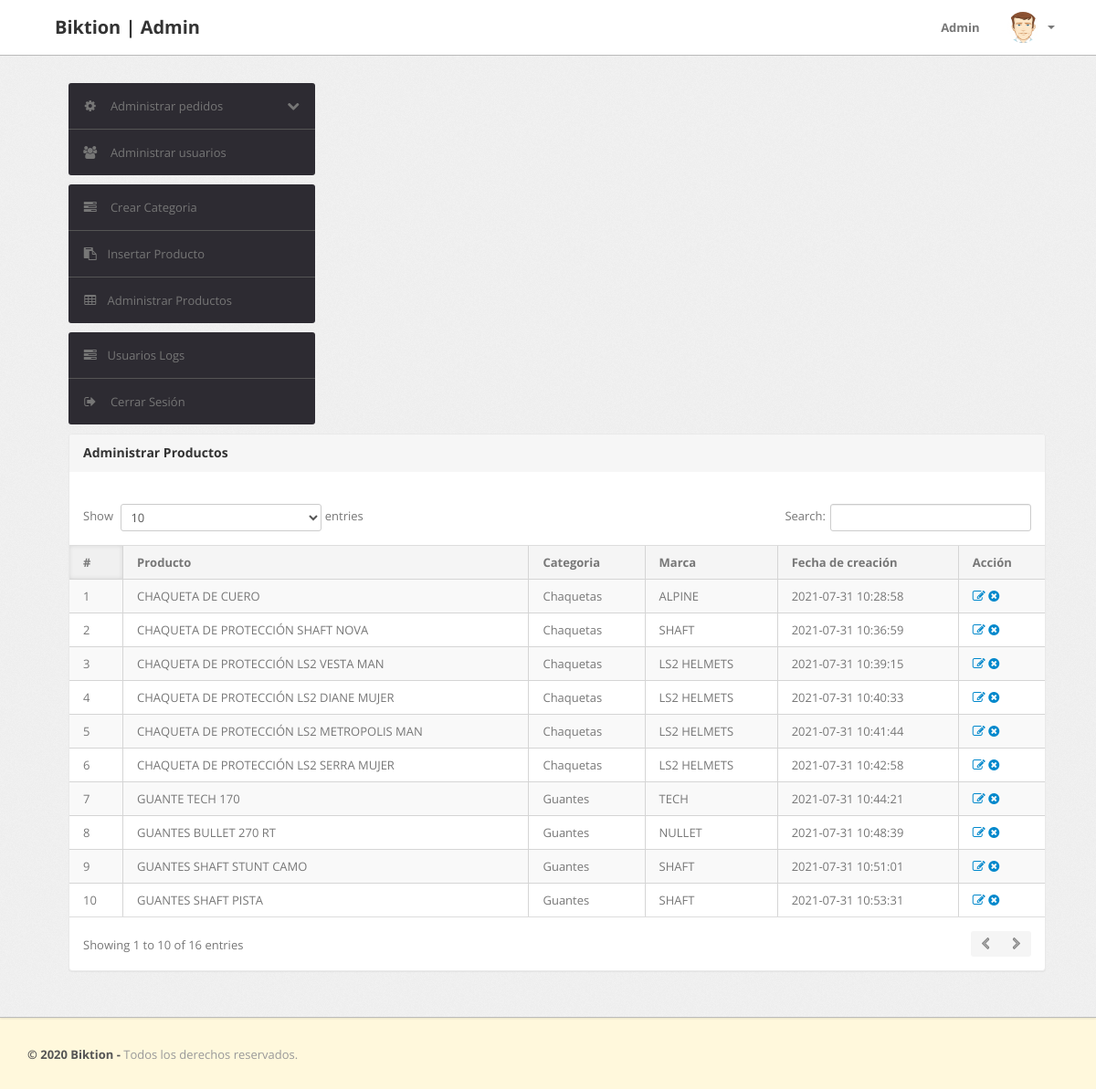
/admin/manage-products.php (signed in), run on the app's committed database.
### tables this page shows
CREATE TABLE `products` (
  `id` int(11) NOT NULL,
  `category` int(11) NOT NULL,
  `subCategory` int(11) DEFAULT NULL,
  `productName` varchar(255) DEFAULT NULL,
  `productCompany` varchar(255) DEFAULT NULL,
  `productPrice` int(11) DEFAULT NULL,
  `productPriceBeforeDiscount` int(11) DEFAULT NULL,
  `productDescription` longtext DEFAULT NULL,
  `productImage1` varchar(255) DEFAULT NULL,
  `productImage2` varchar(255) DEFAULT NULL,
  `productImage3` varchar(255) DEFAULT NULL,
  `shippingCharge` int(11) DEFAULT NULL,
  `productAvailability` varchar(255) DEFAULT NULL,
  `postingDate` timestamp NULL DEFAULT current_timestamp(),
  `updationDate` varchar(255) DEFAULT NULL
);

CREATE TABLE `category` (
  `id` int(11) NOT NULL,
  `categoryName` varchar(255) DEFAULT NULL,
  `categoryDescription` longtext DEFAULT NULL,
  `creationDate` timestamp NOT NULL DEFAULT current_timestamp(),
  `updationDate` varchar(255) DEFAULT NULL
);

### admin/manage-products.php (the view, shortened to what this page needs)
<?php
include('include/config.php');
if(strlen($_SESSION['alogin'])==0)
	{
header('location:index.php');
}
else{
?>
<!DOCTYPE html>
<html lang="es">
<head>
	<link type="text/css" href="bootstrap/css/bootstrap.min.css" rel="stylesheet">
	<link type="text/css" href="bootstrap/css/bootstrap-responsive.min.css" rel="stylesheet">
	<link type="text/css" href="css/theme.css" rel="stylesheet">
	<link type="text/css" href="images/icons/css/font-awesome.css" rel="stylesheet">
</head>
<body>
<?php include('include/header.php');?>
	<div class="wrapper">
		<div class="container">
			<div class="row">
<?php include('include/sidebar.php');?>
			<div class="span11">
					<div class="content">
	<div class="module">
							<div class="module-head">
								<h3>Administrar Productos</h3>
							</div>
							<div class="module-body table">
									<br />
								<table cellpadding="0" cellspacing="0" border="0" class="datatable-1 table table-bordered table-striped	 display" width="100%">
									<thead>
										<tr>
											<th>#</th>
											<th>Producto</th>
											<th>Categoria </th>
											<th>Marca</th>
											<th>Fecha de creación</th>
											<th>Acción</th>
										</tr>
									</thead>
									<tbody>
<?php $query=mysqli_query($con,"select products.*,category.categoryName from products join category on category.id=products.category");
$cnt=1;
while($row=mysqli_fetch_array($query))
{
?>
										<tr>
											<td><?php echo htmlentities($cnt);?></td>
											<td><?php echo htmlentities($row['productName']);?></td>
											<td><?php echo htmlentities($row['categoryName']);?></td>
											<td><?php echo htmlentities($row['productCompany']);?></td>
											<td><?php echo htmlentities($row['postingDate']);?></td>
											<td>
											<a href="edit-products.php?id=<?php echo $row['id']?>" ><i class="icon-edit"></i></a>
											<a href="manage-products.php?id=<?php echo $row['id']?>&del=delete" onClick="return confirm('¿Está seguro de eliminar el registro?')"><i class="icon-remove-sign"></i></a></td>
										</tr>
										<?php $cnt=$cnt+1; } ?>
								</table>
							</div>
						</div>
					</div>
				</div>
			</div>
		</div>
	</div>
<?php include('include/footer.php');?>
</body>
<?php } ?>

### data on the page
products: productName "CHAQUETA DE CUERO", category.categoryName "Chaquetas", productCompany "ALPINE", postingDate "2021-07-31 10:28:58"
products: productName "CHAQUETA DE PROTECCIÓN SHAFT NOVA", category.categoryName "Chaquetas", productCompany "SHAFT", postingDate "2021-07-31 10:36:59"
products: productName "CHAQUETA DE PROTECCIÓN LS2 VESTA MAN", category.categoryName "Chaquetas", productCompany "LS2 HELMETS", postingDate "2021-07-31 10:39:15"
products: productName "CHAQUETA DE PROTECCIÓN LS2 DIANE MUJER", category.categoryName "Chaquetas", productCompany "LS2 HELMETS", postingDate "2021-07-31 10:40:33"
products: productName "CHAQUETA DE PROTECCIÓN LS2 METROPOLIS MAN", category.categoryName "Chaquetas", productCompany "LS2 HELMETS", postingDate "2021-07-31 10:41:44"
products: productName "CHAQUETA DE PROTECCIÓN LS2 SERRA MUJER", category.categoryName "Chaquetas", productCompany "LS2 HELMETS", postingDate "2021-07-31 10:42:58"
products: productName "GUANTE TECH 170", category.categoryName "Guantes", productCompany "TECH", postingDate "2021-07-31 10:44:21"
products: productName "GUANTES BULLET 270 RT", category.categoryName "Guantes", productCompany "NULLET", postingDate "2021-07-31 10:48:39"
products: productName "GUANTES SHAFT STUNT CAMO", category.categoryName "Guantes", productCompany "SHAFT", postingDate "2021-07-31 10:51:01"
products: productName "GUANTES SHAFT PISTA", category.categoryName "Guantes", productCompany "SHAFT", postingDate "2021-07-31 10:53:31"
